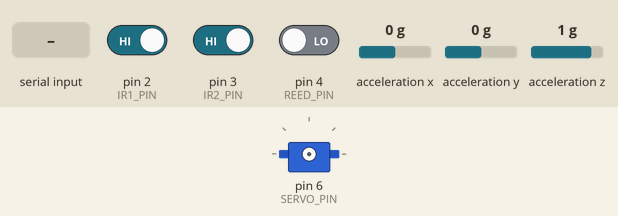
Bench run of a sketch on a simulated Arduino Uno, built with avr-gcc and run on an emulated ATmega328P. Shown: servo. Wiring (inferred from the names in the program): MPU-6050 motion sensor at I2C address 0x68. The inputs (shaded band) are chosen by the test bench; at power-on: pin 2 (IR1_PIN) HIGH, pin 4 (REED_PIN) LOW, acceleration x 0 g, pin 3 (IR2_PIN) HIGH, acceleration y 0 g, acceleration z 1 g. What the sketch prints to the serial monitor is not drawn.

Above: at 1.6 s.
1.7 s: "DROP\n" received over the second serial link
At 2.8 s:
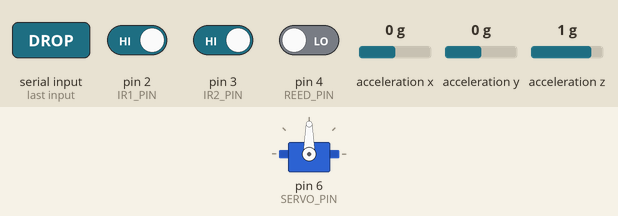
At 3.47 s:
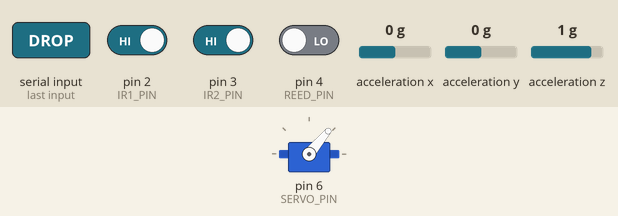
4.7 s: pin 2 (IR1_PIN) driven LOW
6.2 s: pin 4 (REED_PIN) driven HIGH
7.7 s: acceleration x set to -1.4 g
9.2 s: pin 3 (IR2_PIN) driven LOW
10.7 s: acceleration y set to -1.4 g
Timing chart, 0 to 13.2 s (numbered marks = the images above; inputs shaded):
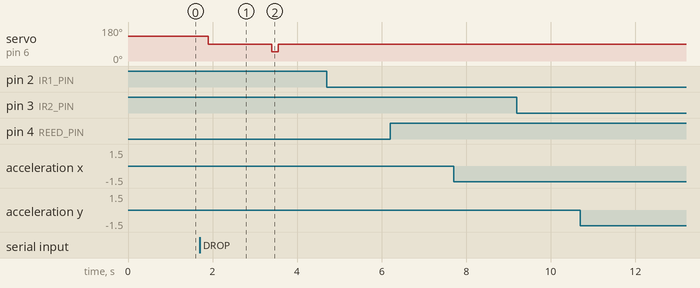

The sketch:

maze_node.ino
```cpp
/*
  maze_node  (maze board, final program)
  Purpose : read every sensor on the maze board and report it to the laptop
            over the XBee, and open the trapdoor when the laptop says DROP.
  Board   : LilyPad Arduino 328 (3.3 V, 8 MHz)

  Wiring  : MPU-6050 tilt sensor   VCC +, GND -, SDA A4, SCL A5
            Light sensor module    (removed from the project, see LIGHT_ENABLED)
            IR sensor module 1     OUT D2, VCC +, GND -      (checkpoint 1)
            IR sensor module 2     OUT D3, VCC +, GND -      (checkpoint 2)
            Reed switch module     D0 D4, + +, G -           (goal)
            Servo (trapdoor)       signal D6, red +/battery, brown -
            XBee carrier           rx pad D7, tx pad D8, power + and -

  Sends   : READY   at power-up
            TILT,x,y   about 5 times a second, whole degrees -45 to 45
            CP1 / CP2  when the ball passes IR module 1 / 2
            GOAL       when the ball (with a magnet) reaches the reed switch
            DARK       only if LIGHT_ENABLED is true (the light sensor was removed)
            DROPPED    after the trapdoor has opened and closed
  Receives: DROP      open the trapdoor now
  Format  : every message is one line of text ending with a newline, 9600 baud
            (see docs/messages.md).

  Use     : hold the board level while it starts. The first second is used to
            learn what "flat" reads.
*/
#include <Wire.h>
#include <SoftwareSerial.h>
#include <Servo.h>

// ---------------------------------------------------------------- pins
const int IR1_PIN   = 2;
const int IR2_PIN   = 3;
const int REED_PIN  = 4;
const int SERVO_PIN = 6;
const int LIGHT_PIN = A0;

SoftwareSerial xbee(8, 7);          // RX = pin 8, TX = pin 7 (the carrier's rx/tx labels are crossed)

// ------------------------------------------------------------ settings
const int MPU_ADDR   = 0x68;        // I2C address of the MPU-6050
const int SAMPLES    = 20;          // readings used to find "flat"
const int FLIP_X     = -1;          // the sensor is mounted turned round:
const int FLIP_Y     = -1;          // use 1 for normal, -1 for reversed
const int DARK_LIMIT = 200;         // light sensor is higher when covered (not used now)
const bool LIGHT_ENABLED = false;   // light sensor removed: its readings were not reliable
const int IR_DETECTED   = LOW;      // IR modules give 0 when they see the ball
const int REED_DETECTED = HIGH;     // this reed module gives 1 when the magnet is near

const unsigned long TILT_EVERY_MS = 200;   // 5 TILT messages per second
const unsigned long LOCKOUT_MS    = 500;   // ignore a sensor for a moment after it fires

// Trapdoor (continuous servo): copy the values found with test 06.
const int STOP_VALUE = 90;          // servo value where it does not move
const int SPEED      = 40;          // how far from stop to turn
const int OPEN_MS    = 200;         // how long the door moves
const int HOLD_MS    = 1500;        // how long the door stays open
const int CLOSE_MS   = 150;
// --------------------------------------------------------------- state
float offsetX = 0, offsetY = 0;     // what "flat" reads, in degrees
unsigned long lastTilt = 0;
unsigned long lastCp1 = 0, lastCp2 = 0, lastGoal = 0;
int  lastIr1 = HIGH, lastIr2 = HIGH, lastReed = LOW;
bool wasDark = false;

char lineBuf[16];                   // the command being received
byte lineLen = 0;

Servo trap;

// ----------------------------------------------------------------- MPU
// Read one 16-bit number (two bytes, high byte first) from the MPU.
int16_t readWord() {
  int16_t high = Wire.read();
  int16_t low  = Wire.read();
  return (high << 8) | low;
}

// Read the accelerometer and turn it into two tilt angles in degrees.
bool readTilt(float &tiltX, float &tiltY) {
  Wire.beginTransmission(MPU_ADDR);
  Wire.write(0x3B);                         // first accelerometer register
  if (Wire.endTransmission(false) != 0) return false;
  Wire.requestFrom(MPU_ADDR, 6);
  if (Wire.available() < 6) return false;

  float ax = readWord();
  float ay = readWord();
  float az = readWord();
  tiltX = atan2(ay, az) * 180.0 / PI;                         // roll
  tiltY = atan2(-ax, sqrt(ay * ay + az * az)) * 180.0 / PI;   // pitch
  return true;
}

// Wake the MPU-6050 (it starts asleep) and learn what "flat" reads.
void startMpu() {
  Wire.begin();
  Wire.beginTransmission(MPU_ADDR);
  Wire.write(0x6B);
  Wire.write(0);
  Wire.endTransmission(true);

  float sumX = 0, sumY = 0, x, y;
  int good = 0;
  for (int i = 0; i < SAMPLES; i++) {
    if (readTilt(x, y)) { sumX += x; sumY += y; good++; }
    delay(20);
  }
  if (good > 0) { offsetX = sumX / good; offsetY = sumY / good; }
}

// ------------------------------------------------------------ messages
// Send one line to the laptop (and show it on the USB monitor).
void send(const char *text) {
  xbee.println(text);
  Serial.println(text);
}

void sendTilt() {
  float x, y;
  if (!readTilt(x, y)) return;              // sensor did not answer
  int tx = constrain((int)(FLIP_X * (x - offsetX)), -45, 45);
  int ty = constrain((int)(FLIP_Y * (y - offsetY)), -45, 45);
  char buf[20];
  snprintf(buf, sizeof(buf), "TILT,%d,%d", tx, ty);
  send(buf);
}

// ------------------------------------------------------------ trapdoor
// Open the trapdoor, hold it open, close it and report DROPPED.
// The servo is attached only while it moves: the Servo library uses a timer
// that can disturb SoftwareSerial, so it is switched off the rest of the time.
void dropTrapdoor() {
  trap.attach(SERVO_PIN);
  trap.write(STOP_VALUE + SPEED);           // turn one way: door opens
  delay(OPEN_MS);
  trap.write(STOP_VALUE);
  delay(HOLD_MS);
  trap.write(STOP_VALUE - SPEED);           // turn back: door closes
  delay(CLOSE_MS);
  trap.write(STOP_VALUE);
  trap.detach();
  send("DROPPED");
}

// Act on one complete line from the laptop. Unknown lines are ignored.
void handleLine(const char *s) {
  if (strcmp(s, "DROP") == 0) dropTrapdoor();
}

// Collect characters from the XBee into lines.
void readXbee() {
  while (xbee.available()) {
    char c = xbee.read();
    if (c == '\r' || c == '\n') {           // end of a line
      if (lineLen > 0) {
        lineBuf[lineLen] = 0;
        handleLine(lineBuf);
        lineLen = 0;
      }
    } else if (lineLen < sizeof(lineBuf) - 1) {
      lineBuf[lineLen++] = c;
    }
  }
}

// -------------------------------------------------------------- sensors
// Send a message when a digital sensor changes to "detected".
// Each sensor is ignored for LOCKOUT_MS afterwards so one pass sends one message.
void checkDigitalSensors() {
  unsigned long now = millis();

  int ir1 = digitalRead(IR1_PIN);
  if (ir1 == IR_DETECTED && lastIr1 != IR_DETECTED && now - lastCp1 > LOCKOUT_MS) {
    send("CP1");
    lastCp1 = now;
  }
  lastIr1 = ir1;

  int ir2 = digitalRead(IR2_PIN);
  if (ir2 == IR_DETECTED && lastIr2 != IR_DETECTED && now - lastCp2 > LOCKOUT_MS) {
    send("CP2");
    lastCp2 = now;
  }
  lastIr2 = ir2;

  int reed = digitalRead(REED_PIN);
  if (reed == REED_DETECTED && lastReed != REED_DETECTED && now - lastGoal > LOCKOUT_MS) {
    send("GOAL");
    lastGoal = now;
  }
  lastReed = reed;
}

// Send DARK once each time the ball enters the dark zone.
void checkLight() {
  bool dark = (analogRead(LIGHT_PIN) > DARK_LIMIT);
  if (dark && !wasDark) send("DARK");
  wasDark = dark;
}

// ---------------------------------------------------------------- main
void setup() {
  Serial.begin(9600);
  xbee.begin(9600);
  pinMode(IR1_PIN, INPUT);
  pinMode(IR2_PIN, INPUT);
  pinMode(REED_PIN, INPUT);

  startMpu();
  lastIr1  = digitalRead(IR1_PIN);          // start from what the sensors read now,
  lastIr2  = digitalRead(IR2_PIN);          // so nothing is sent at power-up
  lastReed = digitalRead(REED_PIN);
  if (LIGHT_ENABLED) wasDark = (analogRead(LIGHT_PIN) > DARK_LIMIT);
  send("READY");
}

void loop() {
  readXbee();                               // commands from the laptop
  checkDigitalSensors();                    // CP1, CP2, GOAL
  if (LIGHT_ENABLED) checkLight();          // DARK (off: sensor removed)

  if (millis() - lastTilt >= TILT_EVERY_MS) {
    lastTilt = millis();
    sendTilt();
  }
}
```

Measured:
- after the input at 1.7 s, servo on pin 6 (SERVO_PIN): 130° → 90° after 0.20 s, → 50° 1.5 s later, → 90° 0.15 s later
- after the input at 4.7 s, every drawn part: stays the same
- after the input at 6.2 s, every drawn part: stays the same
- after the input at 7.7 s, every drawn part: stays the same
- after the input at 9.2 s, every drawn part: stays the same
- after the input at 10.7 s, every drawn part: stays the same
